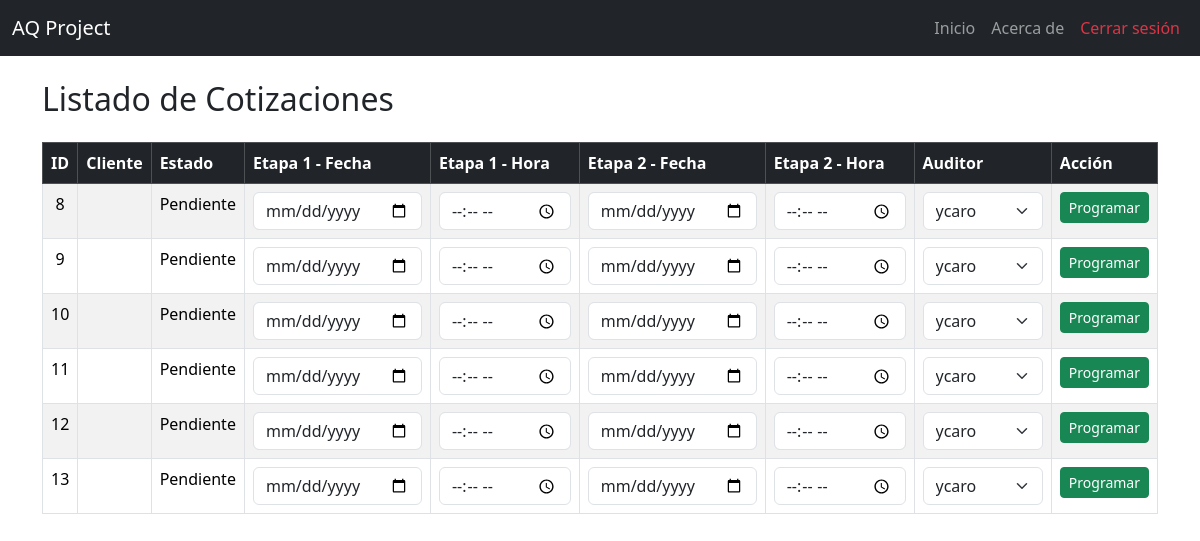
Page /programacion/cotizaciones/ (signed in) on the earlier database version.
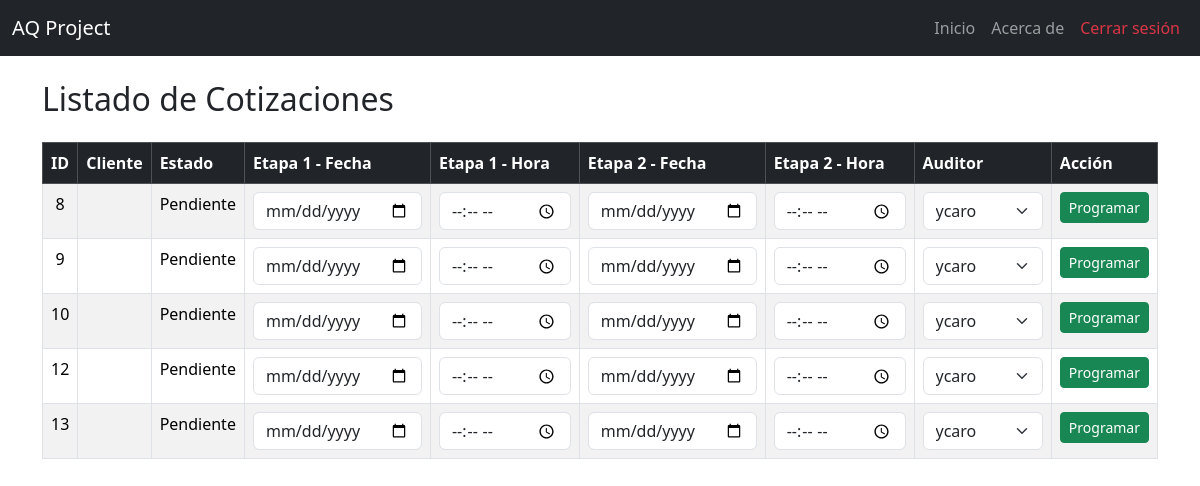
Same page on the later database version.
### cotizaciones/models.py (models this page shows, shortened)
class Cotizacion(models.Model):
    solicitud = models.ForeignKey(Solicitud, on_delete=models.CASCADE, related_name="cotizaciones")
    numero_servicio = models.CharField(max_length=10, unique=True, help_text="Formato: XXXX-X")
    fecha_cotizacion = models.DateField(null=True, blank=True)
    tipo_servicio = models.ManyToManyField("TipoServicio")
    dias_auditoria_etapa_1 = models.DecimalField(max_digits=3, decimal_places=1, null=True, blank=True)
    dias_auditoria_etapa_2 = models.DecimalField(max_digits=3, decimal_places=1, null=True, blank=True)
    precio_neto = models.DecimalField(max_digits=10, decimal_places=2, help_text="Valor sin IVA")
    precio_iva = models.DecimalField(max_digits=10, decimal_places=2, default=Decimal("0.00"), help_text="IVA (19%)")
    precio_total = models.DecimalField(max_digits=10, decimal_places=2, default=Decimal("0.00"), help_text="Total con IVA")
    ESTADO_CHOICES = [
        ('Pendiente', 'Pendiente'),
        ('Aprobada', 'Aprobada'),
        ('Rechazada', 'Rechazada'),
        ('Programada', 'Programada'),
    ]
    estado = models.CharField(max_length=20, choices=ESTADO_CHOICES, default='Pendiente')

### programacion/views.py (the view, shortened to what this page needs)
# urls.py: path("cotizaciones/", listado_cotizaciones, name="listado_cotizaciones"),
@login_required
def listado_cotizaciones(request):
    cotizaciones = Cotizacion.objects.filter(estado="Pendiente")
    usuarios = User.objects.all()  # Auditores disponibles
    return render(request, "programacion/listado.html", {"cotizaciones": cotizaciones, "usuarios": usuarios})

### programacion/templates/programacion/listado.html (shortened to what this page needs)
{% extends 'layouts/base.html' %}
{% block content %}
<h2 class="my-4">Listado de Cotizaciones</h2>
<table class="table table-striped table-bordered">
    <thead class="table-dark">
        <tr>
            <th>ID</th>
            <th>Cliente</th>
            <th>Estado</th>
            <th>Etapa 1 - Fecha</th>
            <th>Etapa 1 - Hora</th>
            <th>Etapa 2 - Fecha</th>
            <th>Etapa 2 - Hora</th>
            <th>Auditor</th>
            <th>Acción</th>
        </tr>
    </thead>
    <tbody>
        {% for cotizacion in cotizaciones %}
        <tr>
            <td class="text-center">{{ cotizacion.id }}</td>
            <td>{{ cotizacion.cliente }}</td>
            <td>{{ cotizacion.estado }}</td>
            <form method="post">
                <td>
                    {% if cotizacion.estado == 'Pendiente' %}
                        <input type="date" name="fecha_etapa_1" class="form-control" required>
                    {% else %}
                        {{ cotizacion.programacion.fecha_etapa_1|default:"No asignada" }}
                    {% endif %}
                </td>
                <td>
                    {% if cotizacion.estado == 'Pendiente' %}
                        <input type="time" name="hora_etapa_1" class="form-control" required>
                    {% else %}
                        {{ cotizacion.programacion.hora_etapa_1|default:"No asignada" }}
                    {% endif %}
                </td>
                <td>
                    {% if cotizacion.estado == 'Pendiente' %}
                        <input type="date" name="fecha_etapa_2" class="form-control">
                    {% else %}
                        {{ cotizacion.programacion.fecha_etapa_2|default:"No asignada" }}
                    {% endif %}
                </td>
                <td>
                    {% if cotizacion.estado == 'Pendiente' %}
                        <input type="time" name="hora_etapa_2" class="form-control">
                    {% else %}
                        {{ cotizacion.programacion.hora_etapa_2|default:"No asignada" }}
                    {% endif %}
                </td>
                <td>
                    {% if cotizacion.estado == 'Pendiente' %}
                        <select name="auditor" class="form-select" required>
                            {% for usuario in usuarios %}
                                <option value="{{ usuario.id }}">{{ usuario.username }}</option>
                            {% endfor %}
                        </select>
                    {% else %}
                        {{ cotizacion.programacion.auditor.username|default:"No asignado" }}
                    {% endif %}
                </td>
                <td class="text-center">
                    {% if cotizacion.estado == 'Pendiente' %}
                        <button type="submit" class="btn btn-sm btn-success">Programar</button>
                    {% endif %}
                </td>
            </form>
        </tr>
        {% empty %}
        <tr>
            <td colspan="9" class="text-center">No hay cotizaciones pendientes.</td>
        </tr>
        {% endfor %}
    </tbody>
</table>
{% endblock %}

Differences in the rows shown:
no longer on this page (row edited): Cotizacion: id "11", estado "Pendiente", shows "Programar"
